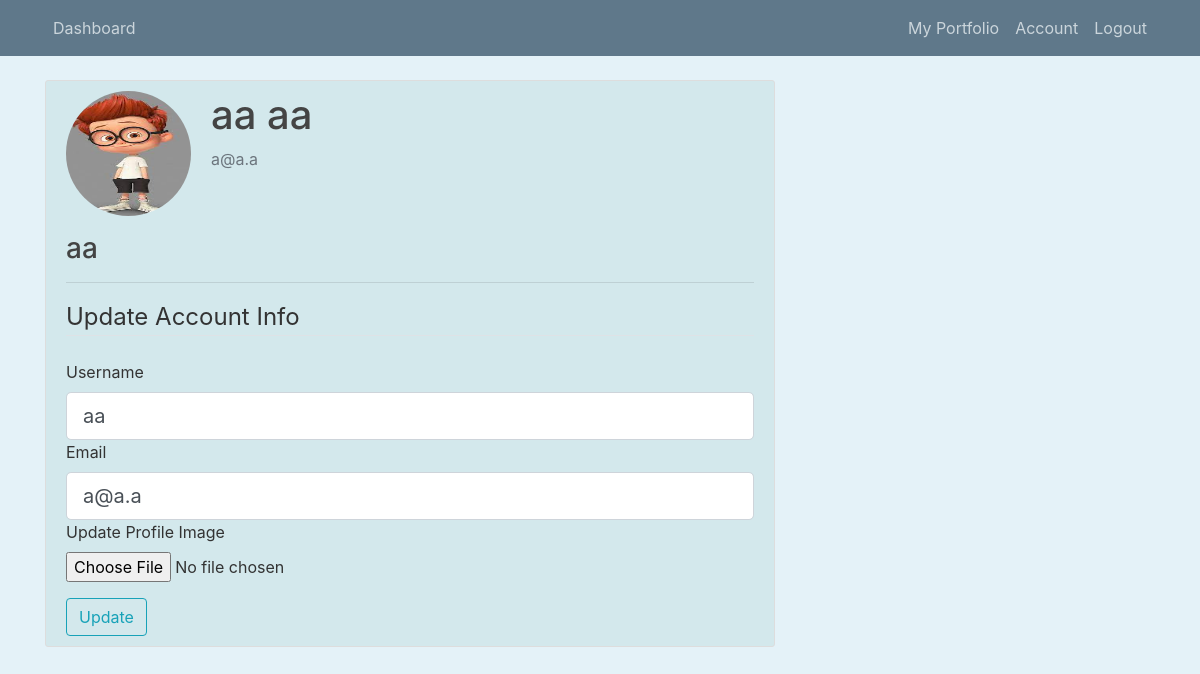
Page /account (signed in) on the committed database.
### stockchart/models.py (models this page shows, shortened)
class User(db.Model,UserMixin):
    id = db.Column(db.Integer,primary_key=True)
    firstname = db.Column(db.String(20),unique=False,nullable=False)
    lastname = db.Column(db.String(20),unique=False,nullable=True)
    username = db.Column(db.String(20),unique=True,nullable=False)
    email = db.Column(db.String(120),unique=True,nullable=False)
    image_file = db.Column(db.String(20),nullable=False,default='default.jpg')
    password = db.Column(db.String(60),nullable = False)
    stocks = db.Column(db.String,nullable=False,default='.')

### stockchart/routes.py (the view)
@login_required
@app.route("/account",methods=['GET','POST'])
def account():
    form = UpdateAccountForm()
    if form.validate_on_submit() or (current_user.email==form.email.data) or (current_user.username==form.username.data):
        if form.picture.data:
            picture_file = save_picture(form.picture.data)
            current_user.image_file = picture_file
        current_user.username = form.username.data
        current_user.email = form.email.data
        db.session.commit()
        flash('Account has been updated','success')
        return redirect(url_for('account'))
    elif request.method=='GET':
        form.username.data = current_user.username
        form.email.data = current_user.email
    image_file = url_for('static',filename='profile_pics/'+current_user.image_file)
    return render_template('account.html',title='Account',image_file=image_file,form = form)

### stockchart/forms.py (shortened to what this page needs)
class UpdateAccountForm(FlaskForm):
    username = StringField('Username',validators=[DataRequired(),Length(min=2,max=10)])
    email = StringField('Email',validators=[DataRequired(),Email()])
    picture = FileField('Update Profile Image',validators=[FileAllowed(['jpg','png','jpeg'])])
    submit = SubmitField('Update')

### stockchart/models.py (called while the page is built)
@login_manager.user_loader
def load_user(user_id):
    return User.query.get(int(user_id))

### stockchart/templates/account.html (shortened to what this page needs)
{% extends 'layout.html' %}
{% block content %}
<div class="col-md-8">
<div class="content-section">
    <div class="media">
      <img class="rounded-circle account-img" src="{{ image_file }}">
      <div class="media-body">
        <h2 class="account-heading">{{current_user.firstname}} {{ current_user.lastname}}</h2>
        <p class="text-secondary">{{current_user.email}}</p>
      </div>
    </div>
    <h3>{{current_user.username}}</h3>
    <hr>
        <form method="POST" action="" enctype="multipart/form-data">
             <fieldset class='form-group'>
                <legend class='border-bottom mb-4'>Update Account Info</legend>
                <div class='form_group'>
                    {{form.username.label(class="form=control-label")}}
                    {% if form.username.errors %}
                    {{form.username(class="form-control form-control-lg is-invalid")}}
                   <div class="invalid-feedback">
                    {% for error in form.username.errors%}
                    <span>{{error}}</span>
                    {%endfor%}
                   </div>
                   {%else%}
                   {{form.username(class="form-control form-control-lg")}}
                    {%endif%}
                </div>
                <div class='form_group'>
                    {{form.email.label(class="form=control-label")}}
                    {% if form.email.errors %}
                    {{form.email(class="form-control form-control-lg is-invalid")}}
                   <div class="invalid-feedback">
                    {% for error in form.email.errors%}
                    <span>{{error}}</span>
                    {%endfor%}
                   </div>
                   {%else%}
                   {{form.email(class="form-control form-control-lg")}}
                    {%endif%}
                </div>
                <div class='form_group'>
                    {{form.picture.label()}}
                    {{form.picture(class="form-control-file")}}
                </div>
            </fieldset>
            <div class='form_group'>
                {{form.submit(class='btn btn-outline-info')}}
            </div>
        </form>
  </div>
</div>
{% endblock content %}

### stockchart/static/main.css (style rules this page uses)
body { background: rgb(228, 242, 248); color: #333333; margin-top: 5rem; }
h1, h2, h3, h4, h5, h6 { color: #444444; }
.content-section { background: rgb(211, 232, 236); padding: 10px 20px; border: 1px solid #dddddd; border-radius: 3px; margin-bottom: 20px; }
.account-img { height: 125px; width: 125px; margin-right: 20px; margin-bottom: 16px; }
.account-heading { font-size: 2.5rem; }

### rows in the picture
User: firstname "aa", lastname "aa", email "a@a.a", username "aa"
